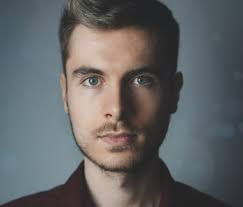
#> input picture Image Detection/Himage.jpg, 243 x 207 px, found by its file name
$ jupyter execute 'Image Processing.ipynb'
#> lines starting #> are read from the running program, lines starting #| are printed output that depends on the picture; after the words box and inside, x2 and y2 are one past the last pixel; in counts of white or black regions, pixels touching at a corner belong together
[cell 1]
import cv2
import numpy as np
import matplotlib.pyplot as plt

face_cascade = cv2.CascadeClassifier(cv2.data.haarcascades + 'haarcascade_frontalface_default.xml')
eye_cascade = cv2.CascadeClassifier(cv2.data.haarcascades + 'haarcascade_eye.xml')


image = cv2.imread(r"C:\Users\Dell\OneDrive\Documents\AI\MACHINE LEARNING\Himage.jpg")
#> image is the input picture: shape (207, 243, 3); mean B, G, R 100.6, 99.5, 98.2

#Gray imaging
imggray = cv2.cvtColor(image,cv2.COLOR_BGR2GRAY)
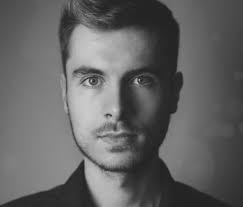
#> imggray: shape (207, 243); min 25, max 212, mean 99.2

# HSV imaging
imghsv = cv2.cvtColor(image,cv2.COLOR_BGR2HSV)
#> imghsv: shape (207, 243, 3); mean H, S, V 73.5, 48.6, 110.5

#Guassian Blur
imgblur = cv2.GaussianBlur(imggray,(3,5),5)

#Morphology or background subraction
imgcanny = cv2.Canny(imgblur,200,200)
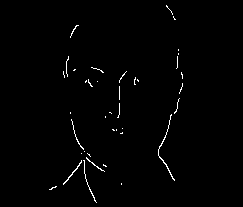
#> imgcanny: shape (207, 243); 1% white in thin lines or dots, all inside (x1, y1, x2, y2) = (49, 5, 183, 203)
kernel = np.ones((5,5))
imgdial = cv2.dilate(imgcanny,kernel,iterations =2)
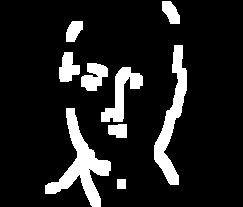
#> imgdial: shape (207, 243); 12.6% white; 9 white regions, largest, box (x1, y1, x2, y2) and area: (45, 108, 111, 207) 2008, (154, 45, 187, 185) 1649, (101, 67, 143, 122) 908
imgthres = cv2.erode(imgdial,kernel,iterations = 1)
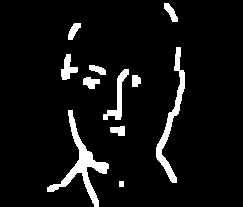
#> imgthres: shape (207, 243); 6.8% white; 11 white regions, largest, box (x1, y1, x2, y2) and area: (47, 110, 109, 207) 1178, (156, 47, 185, 183) 885, (103, 69, 129, 120) 380

#RGB
hsv = cv2.cvtColor(image,cv2.COLOR_BGR2HSV,cv2.COLOR_BGR2GRAY)

#output
cv2.imshow("erade", imgthres)
cv2.imshow("blur", imgblur)
cv2.imshow("hsv", hsv)
cv2.imshow("gray", imggray)
cv2.imshow("output", image)
cv2.waitKey(0)
